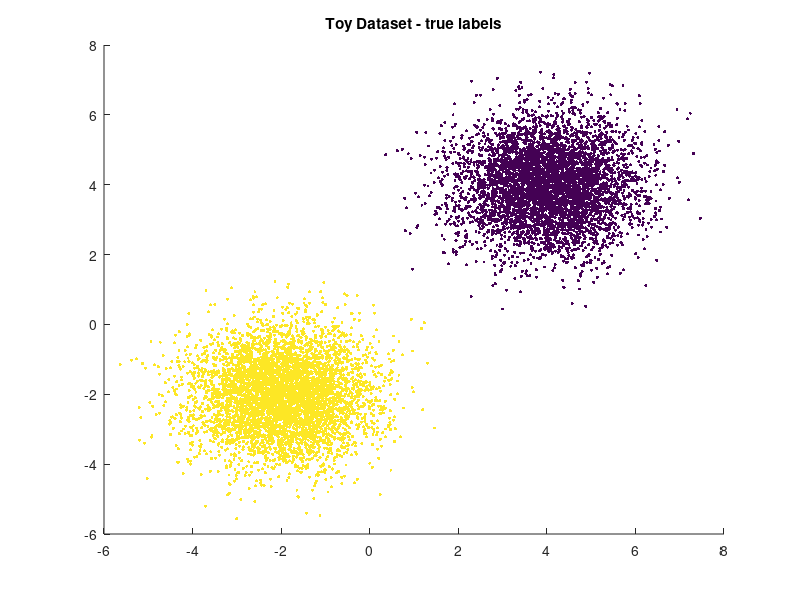
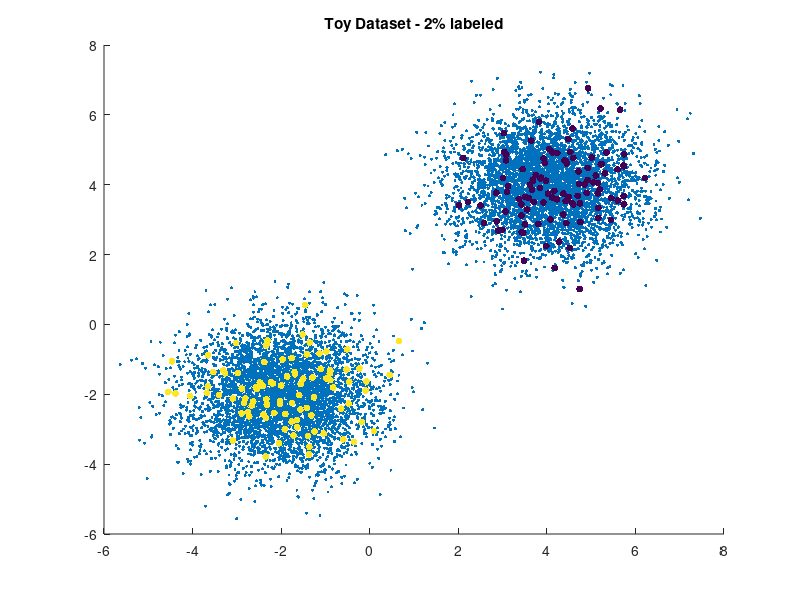

Source code (MATLAB) for these figures, in order: (Note: this script raises an error after producing the figures.)
rng('default');  % Random seed for reproducibility

n = 10000; % number of points
p = 0.02; % fraction of labeled points

% sample generator with gaussian distribution
l = n*p; % number of labeled samples
u = n*(1-p);  % number of unlabeled samples
samp=randperm(n,l); % random sample the labeled indices
indices=1:n;
X = [gallery('normaldata',[n/2 2],120)-2; gallery('normaldata',[n/2 2],120)+4];
y_tot = [ones(n/2,1);-1*(ones(n/2,1))];

% build the data
X_samp=X(samp,:);
X_unlabeled = X(setdiff(1:end,samp),:);
y_samp=y_tot(samp);
y_exact=y_tot(setdiff(1:end,samp));

% visualize the data
figure(1)
scatter(X(:,1),X(:,2),5,y_tot,'filled')  % plot with true labels
title('Toy Dataset - true labels');
figure(2);
scatter(X(:,1),X(:,2),5,'filled')
hold on 
scatter(X_samp(:,1),X_samp(:,2),25,y_samp,'filled')  % plot with the small set of labeled data
title('Toy Dataset - 2% labeled');
hold off 


% Compute the distances between lab-nolab and nolab-nolab
D_samp=pdist2(X_samp,X_unlabeled);
D=pdist2(X_unlabeled,X_unlabeled);
% Calcolate the weights exp(-dist)
W_samp= exp(-D_samp);
W = exp(-D);
W_samp(W_samp<=1e-2)=0;  % we put a threshold for the min weight
w(W<=1e-2)=0;

% Parameters for the gradient methods
y0 = -1 + 2.*rand(u,1); % starting points
eps = 1e-4; % tollerance
maxit = 1000; % max iteration

disp("fixed step size:1 / armijo rule:2 / exact line search:3")
step_size=input('Choose step size rule:'); % step_size update rule

%%%%%%%%%%%%%%%%%%%%%%%%%%%%%%%%%%%%%%%%%%%%%%%%%%%%%%%%%%%%%%%%%%%%%%%%%%%%%
% CLASSIC GRADIENT METHOD 
    
[y_GD, timeVec_GD, Norms_GD, accuracy_GD]= ...
    GD(maxit,eps,y0,y_samp,W,W_samp,step_size,y_exact); 


%%%%%%%%%%%%%%%%%%%%%%%%%%%%%%%%%%%%%%%%%%%%%%%%%%%%%%%%%%%%%%%%%%%%%%%%%%%%
% BCGD with cyclic rule

[y_BCGDcyc, timeVec_BCGDcyc, Norms_BCGDcyc, accuracy_BCGDcyc] = ...
    BCGD_cyclic(y0,maxit,eps,y_samp,W,W_samp,step_size,y_exact);

   
%%%%%%%%%%%%%%%%%%%%%%%%%%%%%%%%%%%%%%%%%%%%%%%%%%%%%%%%%%%%%%%%%%%%%%%%%%%%
% BCGD with randomized rule

[y_BCGDrand, timeVec_BCGDrand, Norms_BCGDrand, accuracy_BCGDrand] = ...
    BCGD_random(maxit,eps,y0,y_samp,W,W_samp,step_size,y_exact);


% PLOT THE RESULTS

% Norms plots
figure(3)
semilogy(Norms_GD,LineWidth = 2)
hold on
semilogy(Norms_BCGDcyc,':',LineWidth = 2)
semilogy(Norms_BCGDrand,'--',LineWidth = 2)
hold off
title('Toy Dataset - Norms Plot')
xlabel('iterations')
ylabel("Gradiet's norm")
legend('GD', 'BCGDcyc', 'BCGDrand', Location='best')

% Accuracy vs Time
figure(4)
semilogx(timeVec_GD,accuracy_GD,LineWidth = 2)
hold on
semilogx(timeVec_BCGDcyc,accuracy_BCGDcyc,':',LineWidth = 2)
semilogx(timeVec_BCGDrand,accuracy_BCGDrand,'--',LineWidth = 2)
hold off
title('Toy Dataset - Accuracy vs Time')
xlabel('time')
ylabel('accuracy')
legend('GD', 'BCGDcyc', 'BCGDrand', Location='best')

% Accuracy plots
figure(5)
plot(accuracy_GD,LineWidth = 2)
hold on
plot(accuracy_BCGDcyc,':',LineWidth = 2)
plot(accuracy_BCGDrand,'--',LineWidth = 2)
hold off
title('Toy Dataset - Accuracy Plot')
xlabel('iterations')
ylabel('accuracy')
legend('GD', 'BCGDcyc', 'BCGDrand', Location='best')


% VISUALIZE FINAL DATA LABELED

% Gradient Descent
figure(6)
scatter(X_unlabeled(:,1),X_unlabeled(:,2),5,sign(y_GD),'filled')
title('Toy Dataset - Gradient Descent');

% BCGD cyclic
figure(7)
scatter(X_unlabeled(:,1),X_unlabeled(:,2),5,sign(y_BCGDcyc),'filled')
title('Toy Dataset - BCGD cyclic');

% BCGD random
figure(8)
scatter(X_unlabeled(:,1),X_unlabeled(:,2),5,sign(y_BCGDrand),'filled')
title('Toy Dataset - BCGD random');
